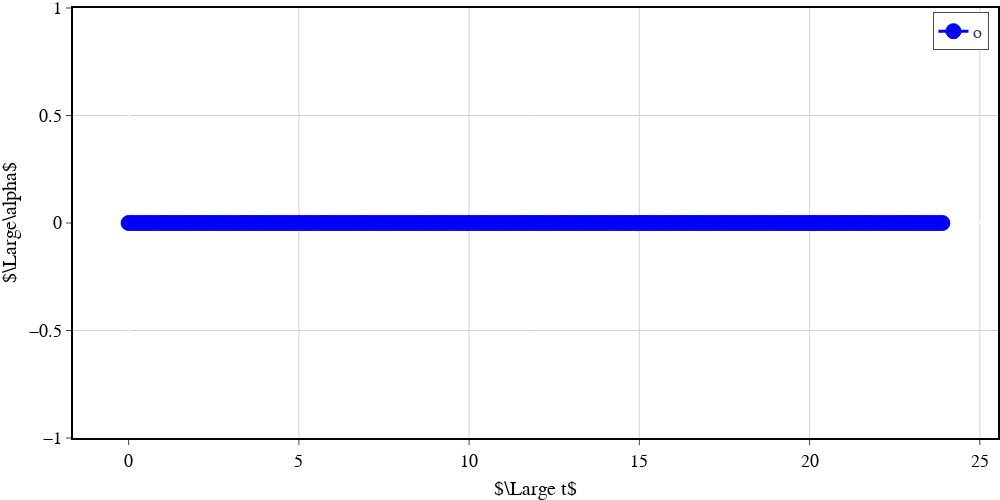

Notebook code for this chart:
### Code cell
df_loc = df.loc[df['x']==0.10101]
x = df_loc['t']
alpha_doc = df_loc['alpha_doc']
plot_graph([x], [alpha_doc], ['o'], r'$\Large t$', r'$\Large\alpha$', 'alpha_vs_t.pdf')

### Figure 1 — Plotly figure (JSON) as saved in the notebook; plotly's stock layout.template omitted (floating-point values rounded to 4 significant figures; data arrays with more than 128 entries replaced by an {"elided": "..."} marker saying what was removed)
{"data": [{"line": {"color": "blue", "dash": "solid", "width": 3}, "marker": {"line": {"color": "blue", "width": 1}, "size": 15, "symbol": "circle"}, "mode": "lines+markers", "name": "o", "type": "scatter", "x": {"elided": "240 float values"}, "y": {"elided": "240 int values"}}], "layout": {"autosize": false, "font": {"family": "Times New Roman", "size": 18}, "height": 500, "legend": {"bgcolor": "White", "bordercolor": "Black", "borderwidth": 0.7, "x": 0.99, "xanchor": "right", "y": 0.99, "yanchor": "top"}, "margin": {"b": 0, "l": 0, "pad": 0.1, "r": 0, "t": 0}, "paper_bgcolor": "rgba(255, 255, 255, 1)", "plot_bgcolor": "rgba(255, 255, 255, 1)", "showlegend": true, "width": 1000, "xaxis": {"automargin": true, "gridcolor": "lightgrey", "gridwidth": 1, "linecolor": "black", "linewidth": 2, "mirror": true, "range": [[0], [23.9]], "showline": true, "side": "bottom", "tickangle": 0, "tickfont": {"color": "black", "family": "Times New Roman", "size": 18}, "ticks": "outside", "title": {"font": {"color": "black", "family": "Times New Roman", "size": 20}, "text": "$\\Large t$"}}, "yaxis": {"automargin": true, "gridcolor": "lightgrey", "gridwidth": 1, "linecolor": "black", "linewidth": 2, "mirror": true, "range": [[0], [0]], "showline": true, "side": "left", "tickangle": 0, "tickfont": {"color": "black", "family": "Times New Roman", "size": 18}, "ticks": "outside", "title": {"font": {"color": "black", "family": "Times New Roman", "size": 20}, "text": "$\\Large\\alpha$"}}}}
